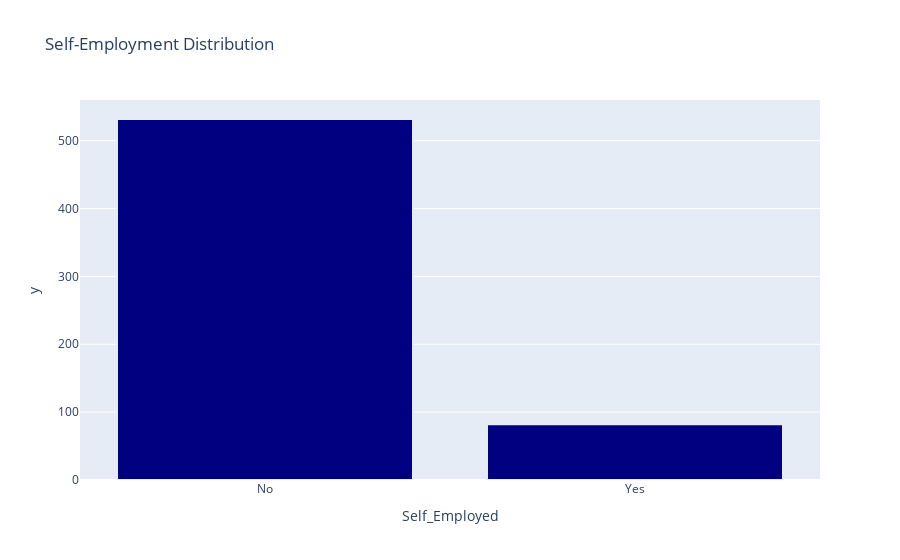

Notebook cell for this chart:
### Markdown cell above
### Distribution of the Self-employment

### Code cell
self_employed_count = df['Self_Employed'].value_counts()
fig_self_employed = px.bar(self_employed_count,
                           x=self_employed_count.index,
                           y=self_employed_count.values,
                           title='Self-Employment Distribution')
fig_self_employed.update_traces(marker_color = 'navy',
                  marker_line_width = 2, opacity = 1)
fig_self_employed.show()

### Figure 1 — Plotly figure (JSON) as saved in the notebook; plotly's stock layout.template omitted (floating-point values rounded to 4 significant figures)
{"data": [{"hovertemplate": "Self_Employed=%{x}<br>y=%{y}<extra></extra>", "legendgroup": "", "marker": {"color": "navy", "line": {"width": 2}, "pattern": {"shape": ""}}, "name": "", "opacity": 1, "orientation": "v", "showlegend": false, "textposition": "auto", "type": "bar", "x": ["No", "Yes"], "xaxis": "x", "y": [532, 82], "yaxis": "y"}], "layout": {"barmode": "relative", "legend": {"tracegroupgap": 0}, "title": {"text": "Self-Employment Distribution"}, "xaxis": {"anchor": "y", "domain": [0, 1], "title": {"text": "Self_Employed"}}, "yaxis": {"anchor": "x", "domain": [0, 1], "title": {"text": "y"}}}}
